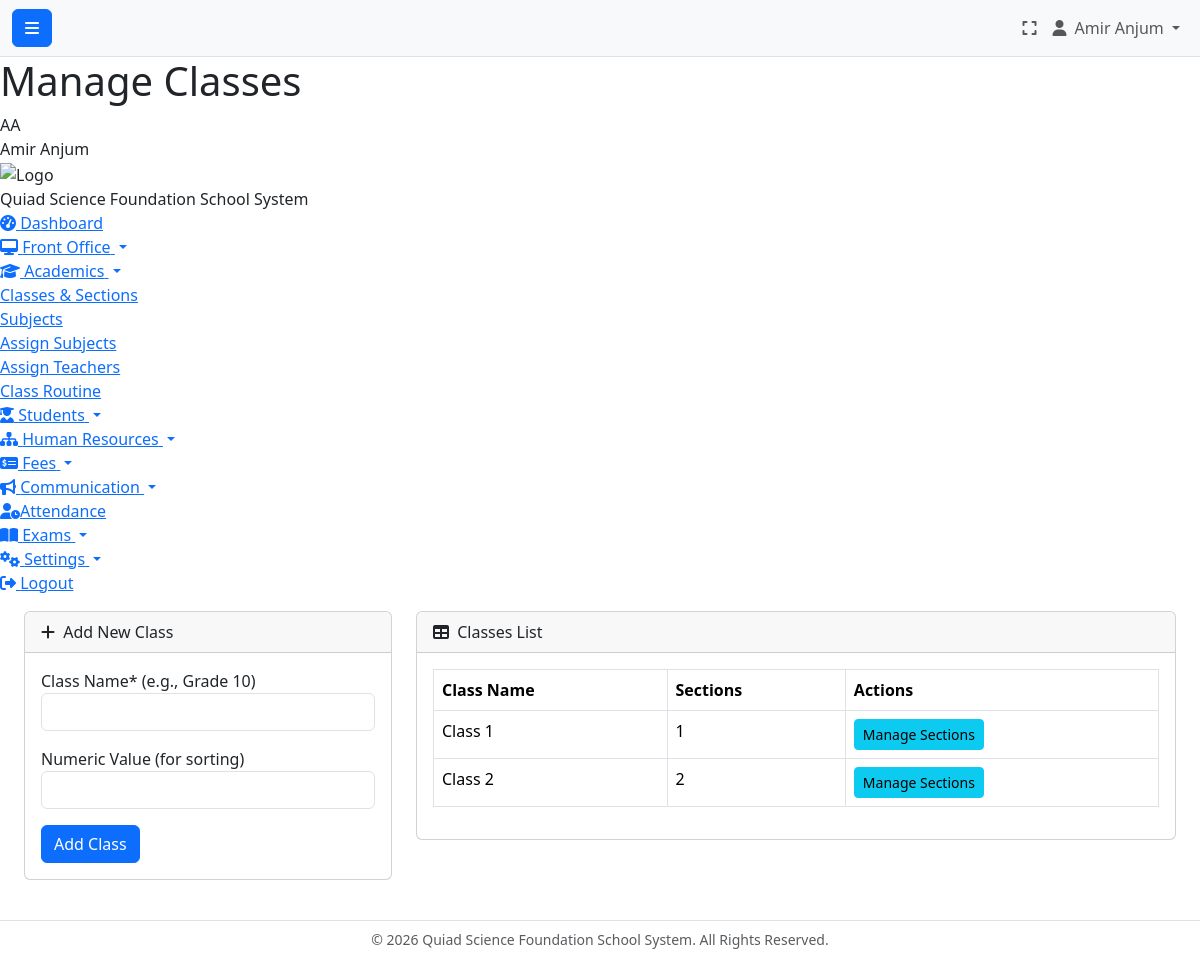
The page /branchadmin/academics/manage_classes.php (signed in) on the database its author committed.
### tables this page shows
CREATE TABLE `classes` (
  `id` int(11) NOT NULL,
  `branch_id` int(11) NOT NULL,
  `name` varchar(100) NOT NULL COMMENT 'e.g., Grade 1, Class X',
  `numeric_name` int(11) DEFAULT NULL COMMENT 'e.g., 1, 10 for sorting'
);

### branchadmin/academics/manage_classes.php (the view, shortened to what this page needs)
<?php
require_once '../../config.php';
$branch_id = $_SESSION['branch_id'];
$stmt = $db->prepare("
    SELECT c.*, COUNT(s.id) as section_count
    FROM classes c
    LEFT JOIN sections s ON c.id = s.class_id
    WHERE c.branch_id = ?
    GROUP BY c.id
    ORDER BY c.numeric_name ASC, c.name ASC
");
$stmt->execute([$branch_id]);
$classes = $stmt->fetchAll();
require_once '../../header.php';
?>
<?php require_once ROOT_PATH . '/sidebar_branchadmin.php'; ?>
<?php require_once ROOT_PATH . '/navbar.php'; ?>
<div class="container-fluid px-4">
    <div class="row">
        <div class="col-md-4">
            <div class="card mb-4">
                <div class="card-header"><i class="fas fa-plus me-1"></i> Add New Class</div>
                <div class="card-body">
                    <form action="" method="POST">
                        <div class="mb-3"><label>Class Name* (e.g., Grade 10)</label><input type="text" name="class_name" class="form-control" required></div>
                        <div class="mb-3"><label>Numeric Value (for sorting)</label><input type="number" name="numeric_name" class="form-control"></div>
                        <button type="submit" name="add_class" class="btn btn-primary">Add Class</button>
                    </form>
                </div>
            </div>
        </div>
        <div class="col-md-8">
            <div class="card mb-4">
                <div class="card-header"><i class="fas fa-table me-1"></i> Classes List</div>
                <div class="card-body">
                    <div class="table-responsive">
                        <table class="table table-bordered">
                            <thead><tr><th>Class Name</th><th>Sections</th><th>Actions</th></tr></thead>
                            <tbody>
                                <?php if (empty($classes)): ?>
                                    <tr><td colspan="3" class="text-center">No classes found.</td></tr>
                                <?php else: ?>
                                    <?php foreach ($classes as $class): ?>
                                    <tr>
                                        <td><?php echo htmlspecialchars($class['name']); ?></td>
                                        <td><?php echo $class['section_count']; ?></td>
                                        <td><a href="manage_sections.php?class_id=<?php echo $class['id']; ?>" class="btn btn-sm btn-info">Manage Sections</a></td>
                                    </tr>
                                    <?php endforeach; ?>
                                <?php endif; ?>
                            </tbody>
                        </table>
                    </div>
                </div>
            </div>
        </div>
    </div>
</div>
<?php require_once '../../footer.php'; ?>

### rows shown on the page
classes: name "Class 1", section_count "1"
classes: name "Class 2", section_count "2"

### other values the page prints
$_SESSION['full_name'] "Amir Anjum"
$page_title "Manage Classes"
get_user_initials($_SESSION['full_name']) "AA"
SITE_NAME "Quiad Science Foundation School System"
